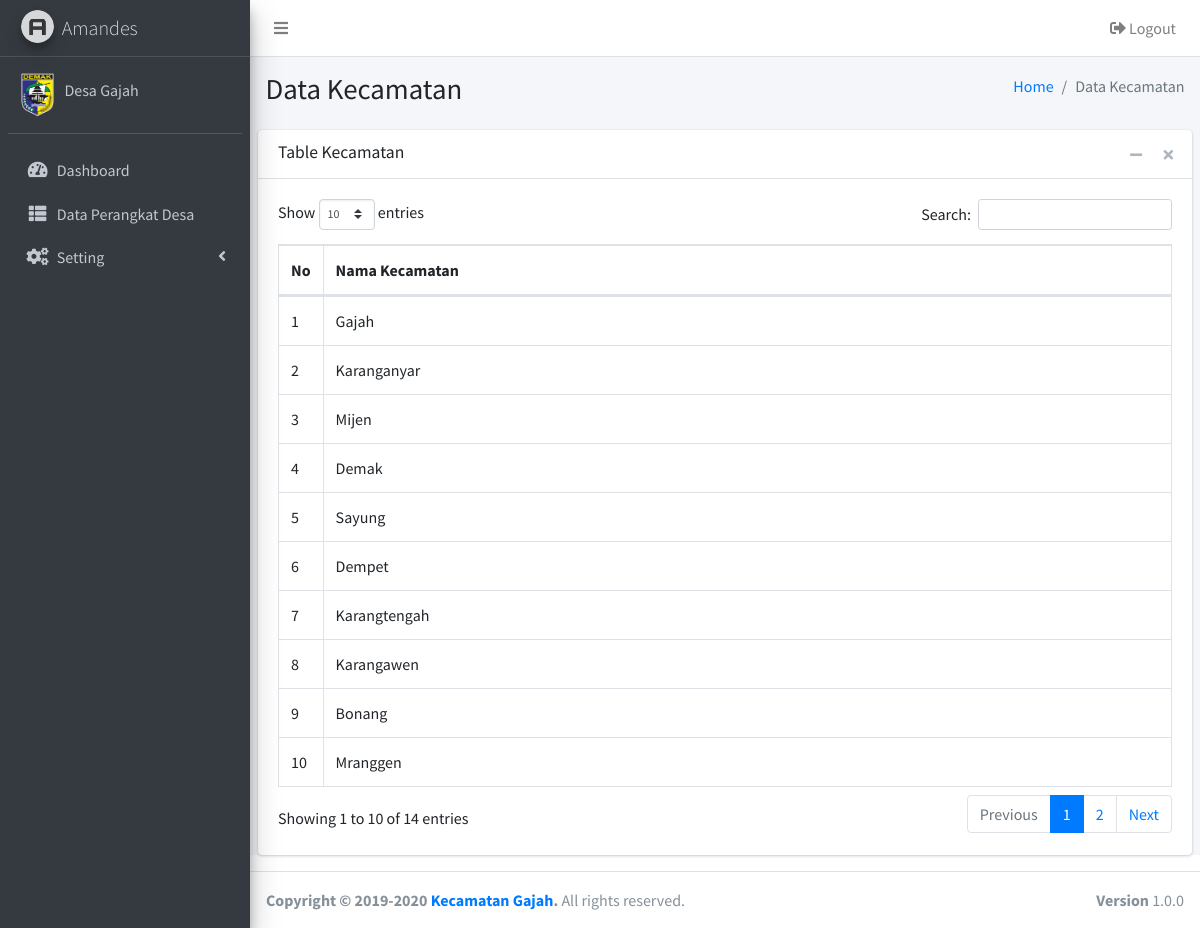
The page /index.php?page=kec (signed in) on the database its author committed.
### tables this page shows
CREATE TABLE `tb_kec` (
  `id_kec` int(11) NOT NULL,
  `kec` varchar(30) NOT NULL
);

### kec/kec.php (the view, shortened to what this page needs)
<section class="content-header">
    <div class="container-fluid">
        <div class="row mb-2">
            <div class="col-sm-6">
                <h1>Data Kecamatan</h1>
            </div>
            <div class="col-sm-6">
                <ol class="breadcrumb float-sm-right">
                    <li class="breadcrumb-item"><a href="index.php">Home</a></li>
                    <li class="breadcrumb-item active">Data Kecamatan</li>
                </ol>
            </div>
        </div>
    </div>
</section>
<section class="content">
    <div class="card">
        <div class="card-header">
            <h3 class="card-title">Table Kecamatan</h3>
            <div class="card-tools">
                <button type="button" class="btn btn-tool" data-card-widget="collapse" data-toggle="tooltip" title="Collapse">
                    <i class="fas fa-minus"></i></button>
                <button type="button" class="btn btn-tool" data-card-widget="remove" data-toggle="tooltip" title="Remove">
                    <i class="fas fa-times"></i></button>
            </div>
        </div>
        <div class="card-body">
            <table id="example1" class="table table-bordered table-hover">
                <thead>
                    <tr>
                        <th class="align-middle" width="5%">No</th>
                        <th>Nama Kecamatan</th>
                    </tr>
                </thead>
                <tbody>
                <?php
                $no = 1;
                $sql = $conn->query("SELECT * FROM tb_kec");
                while ($data = $sql->fetch_assoc()) {
                ?>
                    <tr>
                        <td class="align-middle"><?= $no++; ?></td>
                        <td><?= $data['kec']; ?></td>
                    </tr>
                <?php } ?>
                </tbody>
            </table>
        </div>
    </div>
</section>

### rows shown on the page
tb_kec: kec "Gajah"
tb_kec: kec "Karanganyar"
tb_kec: kec "Mijen"
tb_kec: kec "Demak"
tb_kec: kec "Sayung"
tb_kec: kec "Dempet"
tb_kec: kec "Karangtengah"
tb_kec: kec "Karangawen"
tb_kec: kec "Bonang"
tb_kec: kec "Mranggen"

### other values the page prints
$_SESSION['nama'] "Desa Gajah"
